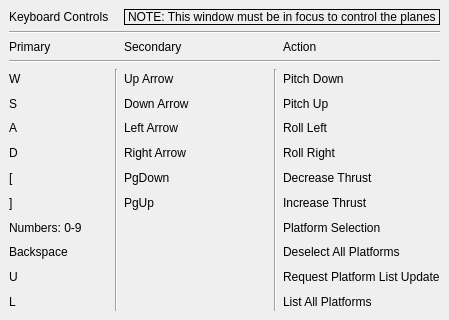
<?xml version="1.0" encoding="UTF-8"?>
<ui version="4.0">
 <class>FlightControllerMainWindow</class>
 <widget class="QMainWindow" name="FlightControllerMainWindow">
  <property name="geometry">
   <rect>
    <x>0</x>
    <y>0</y>
    <width>431</width>
    <height>320</height>
   </rect>
  </property>
  <property name="windowTitle">
   <string>Flight Controller</string>
  </property>
  <property name="autoFillBackground">
   <bool>false</bool>
  </property>
  <property name="dockOptions">
   <set>QMainWindow::AllowTabbedDocks</set>
  </property>
  <widget class="QWidget" name="centralwidget">
   <layout class="QGridLayout" name="gridLayout_2">
    <item row="0" column="0">
     <layout class="QGridLayout" name="gridLayout_3">
      <item row="5" column="0">
       <layout class="QVBoxLayout" name="verticalLayout_3">
        <item alignment="Qt::AlignLeft">
         <widget class="QLabel" name="label">
          <property name="text">
           <string>W</string>
          </property>
         </widget>
        </item>
        <item alignment="Qt::AlignLeft">
         <widget class="QLabel" name="label_2">
          <property name="text">
           <string>S</string>
          </property>
         </widget>
        </item>
        <item alignment="Qt::AlignLeft">
         <widget class="QLabel" name="label_3">
          <property name="text">
           <string>A</string>
          </property>
         </widget>
        </item>
        <item alignment="Qt::AlignLeft">
         <widget class="QLabel" name="label_4">
          <property name="text">
           <string>D</string>
          </property>
         </widget>
        </item>
        <item alignment="Qt::AlignLeft">
         <widget class="QLabel" name="label_5">
          <property name="text">
           <string>[</string>
          </property>
         </widget>
        </item>
        <item alignment="Qt::AlignLeft">
         <widget class="QLabel" name="label_6">
          <property name="text">
           <string>]</string>
          </property>
         </widget>
        </item>
        <item alignment="Qt::AlignLeft">
         <widget class="QLabel" name="label_7">
          <property name="text">
           <string>Numbers: 0-9</string>
          </property>
         </widget>
        </item>
        <item alignment="Qt::AlignLeft">
         <widget class="QLabel" name="label_8">
          <property name="text">
           <string>Backspace</string>
          </property>
         </widget>
        </item>
        <item alignment="Qt::AlignLeft">
         <widget class="QLabel" name="label_9">
          <property name="text">
           <string>U</string>
          </property>
         </widget>
        </item>
        <item alignment="Qt::AlignLeft">
         <widget class="QLabel" name="label_10">
          <property name="text">
           <string>L</string>
          </property>
         </widget>
        </item>
       </layout>
      </item>
      <item row="2" column="0" colspan="5">
       <widget class="Line" name="line_2">
        <property name="orientation">
         <enum>Qt::Horizontal</enum>
        </property>
       </widget>
      </item>
      <item row="5" column="2">
       <layout class="QVBoxLayout" name="verticalLayout_4">
        <item alignment="Qt::AlignLeft">
         <widget class="QLabel" name="label_11">
          <property name="text">
           <string>Up Arrow</string>
          </property>
         </widget>
        </item>
        <item alignment="Qt::AlignLeft">
         <widget class="QLabel" name="label_12">
          <property name="text">
           <string>Down Arrow</string>
          </property>
         </widget>
        </item>
        <item alignment="Qt::AlignLeft">
         <widget class="QLabel" name="label_13">
          <property name="text">
           <string>Left Arrow</string>
          </property>
         </widget>
        </item>
        <item alignment="Qt::AlignLeft">
         <widget class="QLabel" name="label_14">
          <property name="text">
           <string>Right Arrow</string>
          </property>
         </widget>
        </item>
        <item alignment="Qt::AlignLeft">
         <widget class="QLabel" name="label_15">
          <property name="text">
           <string>PgDown</string>
          </property>
         </widget>
        </item>
        <item alignment="Qt::AlignLeft">
         <widget class="QLabel" name="label_16">
          <property name="text">
           <string>PgUp</string>
          </property>
         </widget>
        </item>
        <item>
         <widget class="QLabel" name="label_17">
          <property name="text">
           <string/>
          </property>
         </widget>
        </item>
        <item>
         <widget class="QLabel" name="label_18">
          <property name="text">
           <string/>
          </property>
         </widget>
        </item>
        <item>
         <widget class="QLabel" name="label_19">
          <property name="text">
           <string/>
          </property>
         </widget>
        </item>
        <item>
         <widget class="QLabel" name="label_20">
          <property name="text">
           <string/>
          </property>
         </widget>
        </item>
       </layout>
      </item>
      <item row="3" column="0">
       <widget class="QLabel" name="label_Primary">
        <property name="sizePolicy">
         <sizepolicy hsizetype="Minimum" vsizetype="Fixed">
          <horstretch>0</horstretch>
          <verstretch>0</verstretch>
         </sizepolicy>
        </property>
        <property name="text">
         <string>Primary</string>
        </property>
       </widget>
      </item>
      <item row="4" column="0" colspan="5">
       <widget class="Line" name="line">
        <property name="orientation">
         <enum>Qt::Horizontal</enum>
        </property>
       </widget>
      </item>
      <item row="5" column="1">
       <widget class="Line" name="line_4">
        <property name="orientation">
         <enum>Qt::Vertical</enum>
        </property>
       </widget>
      </item>
      <item row="3" column="2">
       <widget class="QLabel" name="label_Secondary">
        <property name="text">
         <string>Secondary</string>
        </property>
       </widget>
      </item>
      <item row="3" column="4">
       <widget class="QLabel" name="label_Action">
        <property name="text">
         <string>Action</string>
        </property>
       </widget>
      </item>
      <item row="5" column="3">
       <widget class="Line" name="line_3">
        <property name="orientation">
         <enum>Qt::Vertical</enum>
        </property>
       </widget>
      </item>
      <item row="5" column="4">
       <layout class="QVBoxLayout" name="verticalLayout_6">
        <item>
         <widget class="QLabel" name="label_PitchDown">
          <property name="text">
           <string>Pitch Down</string>
          </property>
         </widget>
        </item>
        <item>
         <widget class="QLabel" name="label_PitchUp">
          <property name="text">
           <string>Pitch Up</string>
          </property>
         </widget>
        </item>
        <item>
         <widget class="QLabel" name="label_RollLeft">
          <property name="text">
           <string>Roll Left</string>
          </property>
         </widget>
        </item>
        <item>
         <widget class="QLabel" name="label_RollRight">
          <property name="text">
           <string>Roll Right</string>
          </property>
         </widget>
        </item>
        <item>
         <widget class="QLabel" name="label_DecreaseThrust">
          <property name="text">
           <string>Decrease Thrust</string>
          </property>
         </widget>
        </item>
        <item>
         <widget class="QLabel" name="label_IncreaseThrust">
          <property name="text">
           <string>Increase Thrust</string>
          </property>
         </widget>
        </item>
        <item>
         <widget class="QLabel" name="label_Platform">
          <property name="text">
           <string>Platform Selection</string>
          </property>
         </widget>
        </item>
        <item>
         <widget class="QLabel" name="label_DeselectAll">
          <property name="text">
           <string>Deselect All Platforms</string>
          </property>
         </widget>
        </item>
        <item>
         <widget class="QLabel" name="label_RequestPlatformListUpdate">
          <property name="text">
           <string>Request Platform List Update</string>
          </property>
         </widget>
        </item>
        <item>
         <widget class="QLabel" name="label_ListAllPlatforms">
          <property name="text">
           <string>List All Platforms</string>
          </property>
         </widget>
        </item>
       </layout>
      </item>
      <item row="1" column="0">
       <widget class="QLabel" name="label_KeyboardControls">
        <property name="sizePolicy">
         <sizepolicy hsizetype="Minimum" vsizetype="Fixed">
          <horstretch>0</horstretch>
          <verstretch>0</verstretch>
         </sizepolicy>
        </property>
        <property name="text">
         <string>Keyboard Controls</string>
        </property>
       </widget>
      </item>
      <item row="1" column="2" colspan="3">
       <widget class="QLabel" name="label_21">
        <property name="autoFillBackground">
         <bool>false</bool>
        </property>
        <property name="frameShape">
         <enum>QFrame::Box</enum>
        </property>
        <property name="text">
         <string>NOTE: This window must be in focus to control the planes</string>
        </property>
       </widget>
      </item>
     </layout>
    </item>
   </layout>
  </widget>
  <action name="actionKeyboard_Controls">
   <property name="text">
    <string>Keyboard Controls</string>
   </property>
  </action>
 </widget>
 <resources/>
 <connections/>
</ui>
